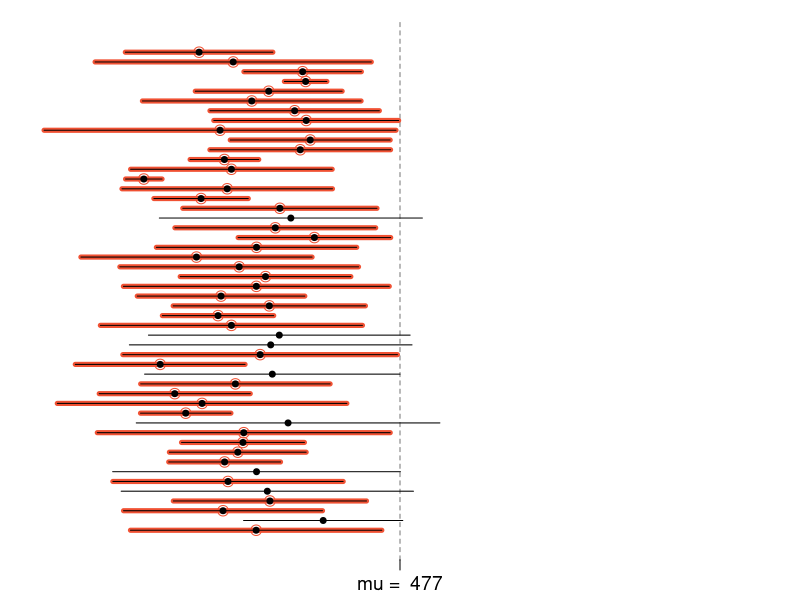

Reproduce this figure in R.
## ---- chunk 1
bdays <- 1:365
m <- 0
for(i in 1:1137){
   class <- sample(x=bdays, size = 35,replace=TRUE)
   dc <- duplicated(class)
   dc2 <- sum(dc)
   if(dc2==0) {
     m <- m-2
   }
   if(dc2!=0)
     m <- m + 1 
}
print(m)
## ---- chunk 2
bdays <- 1:365
m <- 0
for(i in 1:1137){
   class <- sample(x=bdays, size = 35,replace=TRUE)
   dc <- duplicated(class)
   dc2 <- sum(dc)
   if(dc2==0) {
     m <- m-2
   }
   if(dc2!=0)
     m <- m + 1 
}
population <- print(m)
samp_mean <- rep(NA, 50)
samp_sd <- rep(NA, 50)
n <- 3
## ---- chunk 3
for(i in 1:50){
  samp <- sample(population, n, replace = TRUE) 
  samp_mean[i] <- mean(samp)   
  samp_sd[i] <- sd(samp)        
} 
print(samp_mean)
## ---- chunk 4
lower_vector <- samp_mean + qnorm(p=.025) * samp_sd / sqrt(n) 
upper_vector <- samp_mean + qnorm(p=.975) * samp_sd / sqrt(n)
## ---- chunk 5
c(lower_vector[1], upper_vector[1])
## ---- chunk 6
contains <- function(lo,hi,m){
   if(m>= lo & m <= hi) return(TRUE)
   else return(FALSE)
}
## ---- chunk 7
plot_ci <- function(lo, hi, m){
  par(mar=c(2, 1, 1, 1), mgp=c(2.7, 0.7, 0))
  k <- 50
  ci.max <- max(rowSums(matrix(c(-1*lo,hi),ncol=2)))

  xR <- m + ci.max*c(-1, 1)
  yR <- c(0, 41*k/40)

  plot(xR, yR, type='n', xlab='', ylab='', axes=FALSE)
  abline(v=m, lty=2, col='#00000088')
  axis(1, at=m, paste("mu = ",round(m,4)), cex.axis=1.15)
  #axis(2)
  for(i in 1:k){
    x <- mean(c(hi[i],lo[i]))
	  ci <- c(lo[i],hi[i])
	  if(contains(lo[i],hi[i],m)==FALSE){
		  col <- "#F05133"
		  points(x, i, cex=1.4, col=col)
#		  points(x, i, pch=20, cex=1.2, col=col)
		  lines(ci, rep(i, 2), col=col, lwd=5)
	  }
	  col <- 1
  	points(x, i, pch=20, cex=1.2, col=col)
	  lines(ci, rep(i, 2), col=col)
  }
}
## ---- chunk 8
    plot_ci(lower_vector, upper_vector, mean(population))
